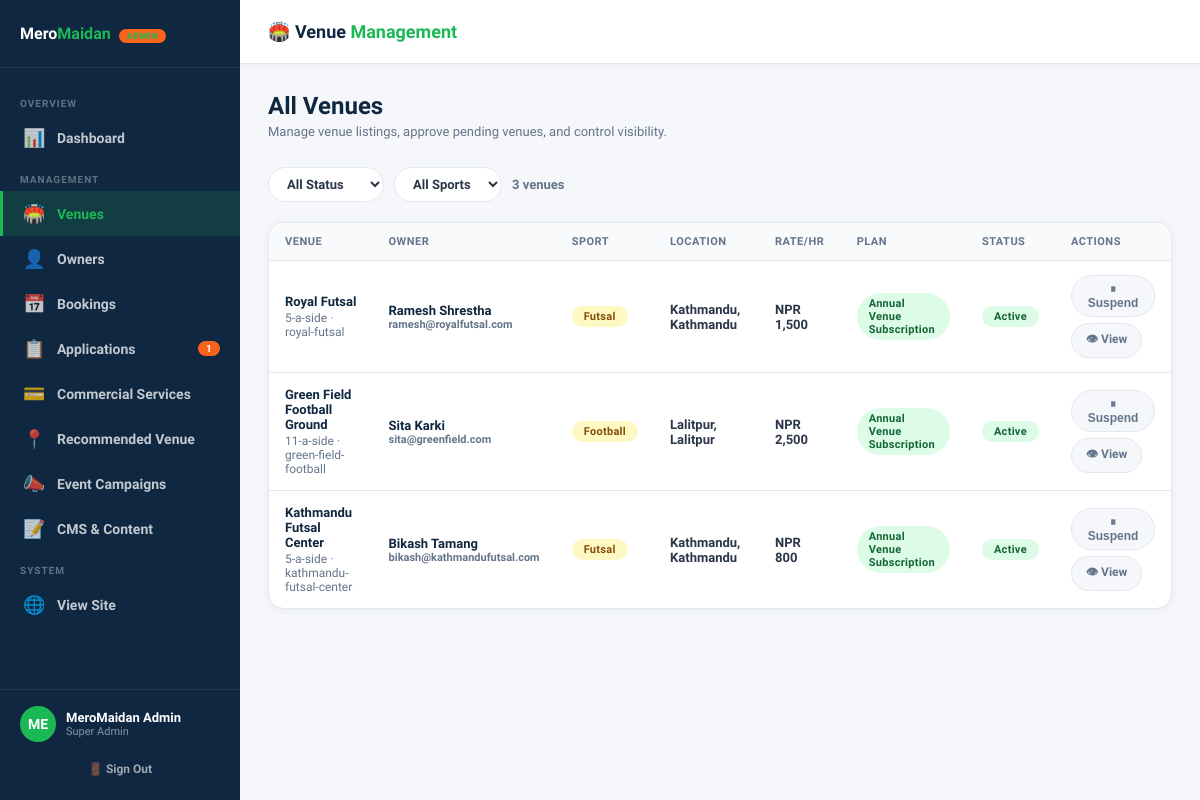
The app's page /superadmin/venues.php (signed in) with its own data.
### tables this page shows
CREATE TABLE `venues` (
  `id` int(11) NOT NULL AUTO_INCREMENT,
  `owner_id` int(11) DEFAULT NULL,
  `name` varchar(200) NOT NULL,
  `slug` varchar(200) NOT NULL,
  `sport_type` enum('Football','Futsal','Cricket','Cricsal','Multi-Sport') NOT NULL DEFAULT 'Futsal',
  `address` text NOT NULL,
  `city` varchar(100) NOT NULL DEFAULT 'Kathmandu',
  `district` varchar(100) NOT NULL DEFAULT 'Kathmandu',
  `lat` decimal(10,8) DEFAULT NULL,
  `lng` decimal(11,8) DEFAULT NULL,
  `description` text DEFAULT NULL,
  `amenities` longtext DEFAULT NULL CHECK (json_valid(`amenities`)),
  `images` longtext DEFAULT NULL CHECK (json_valid(`images`)),
  `cover_image` varchar(500) DEFAULT NULL,
  `open_time` time DEFAULT '06:00:00',
  `close_time` time DEFAULT '22:00:00',
  `price_per_hour` decimal(10,2) NOT NULL DEFAULT 1000.00,
  `capacity` varchar(50) DEFAULT '5-a-side',
  `status` enum('pending','active','suspended') DEFAULT 'pending',
  `created_at` timestamp NOT NULL DEFAULT current_timestamp(),
  PRIMARY KEY (`id`),
  UNIQUE KEY `slug` (`slug`),
  KEY `owner_id` (`owner_id`),
  CONSTRAINT `venues_ibfk_1` FOREIGN KEY (`owner_id`) REFERENCES `venue_owners` (`id`) ON DELETE SET NULL
);

CREATE TABLE `venue_owners` (
  `id` int(11) NOT NULL AUTO_INCREMENT,
  `name` varchar(200) NOT NULL,
  `email` varchar(200) NOT NULL,
  `phone` varchar(20) NOT NULL,
  `password_hash` varchar(255) NOT NULL,
  `business_name` varchar(200) DEFAULT NULL,
  `plan_id` int(11) DEFAULT 1,
  `status` enum('pending','active','suspended') DEFAULT 'pending',
  `created_at` timestamp NOT NULL DEFAULT current_timestamp(),
  `approved_at` timestamp NULL DEFAULT NULL,
  PRIMARY KEY (`id`),
  UNIQUE KEY `email` (`email`)
);

CREATE TABLE `subscription_plans` (
  `id` int(11) NOT NULL AUTO_INCREMENT,
  `name` varchar(100) NOT NULL,
  `slug` varchar(50) NOT NULL,
  `price_monthly` decimal(10,2) NOT NULL DEFAULT 0.00,
  `price_yearly` decimal(10,2) NOT NULL DEFAULT 0.00,
  `duration_months` int(11) NOT NULL DEFAULT 12,
  `included_venues` int(11) NOT NULL DEFAULT 1,
  `max_venues` int(11) NOT NULL DEFAULT 1,
  `max_bookings_per_month` int(11) NOT NULL DEFAULT 50,
  `features` longtext DEFAULT NULL CHECK (json_valid(`features`)),
  `is_active` tinyint(1) DEFAULT 1,
  `created_at` timestamp NOT NULL DEFAULT current_timestamp(),
  PRIMARY KEY (`id`),
  UNIQUE KEY `slug` (`slug`)
);

### superadmin/venues.php (the view, shortened to what this page needs)
<?php
$db = getDB();
$statusFilter = $_GET['status'] ?? 'all';
$sql = "SELECT v.*, vo.name as owner_name, vo.email as owner_email, vo.phone as owner_phone,
               sp.name as plan_name
        FROM venues v
        LEFT JOIN venue_owners vo ON v.owner_id=vo.id
        LEFT JOIN subscription_plans sp ON vo.plan_id=sp.id
        WHERE 1=1";
$params = [];
$sql .= " ORDER BY v.created_at DESC";
$stmt = $db->prepare($sql);
$stmt->execute($params);
$venues = $stmt->fetchAll();
$adminName = $_SESSION['superadmin_name'] ?? 'Admin';
$pendingCount = $db->query("SELECT COUNT(*) FROM venues WHERE status='pending'")->fetchColumn();
$appsCount    = $db->query("SELECT COUNT(*) FROM owner_applications WHERE status='new'")->fetchColumn();
?>
<!DOCTYPE html>
<html lang="en">
<head>
  <link rel="stylesheet" href="../assets/css/admin.css">
</head>
<body>
<div class="admin-layout">
  <aside class="admin-sidebar">
    <div class="sidebar-logo">
      <div><div class="sidebar-logo-text">Mero<span>Maidan</span> <span class="sidebar-badge">ADMIN</span></div></div>
    </div>
    <nav class="sidebar-nav">
      <div class="nav-section-label">Overview</div>
      <a href="index.php" class="nav-link"><span class="icon">📊</span> Dashboard</a>
      <div class="nav-section-label">Management</div>
      <a href="venues.php" class="nav-link active"><span class="icon">🏟️</span> Venues <?php if($pendingCount>0): ?><span class="badge orange"><?=$pendingCount?></span><?php endif;?></a>
      <a href="owners.php" class="nav-link"><span class="icon">👤</span> Owners</a>
      <a href="bookings.php" class="nav-link"><span class="icon">📅</span> Bookings</a>
      <a href="applications.php" class="nav-link"><span class="icon">📋</span> Applications <?php if($appsCount>0): ?><span class="badge orange"><?=$appsCount?></span><?php endif;?></a>
      <a href="plans.php" class="nav-link"><span class="icon">💳</span> Commercial Services</a>
      <a href="recommended-promotions.php" class="nav-link"><span class="icon">📍</span> Recommended Venue</a>
      <a href="event-promotions.php" class="nav-link"><span class="icon">📣</span> Event Campaigns</a>
      <a href="cms.php" class="nav-link"><span class="icon">📝</span> CMS & Content</a>
      <div class="nav-section-label">System</div>
      <a href="../index.php" class="nav-link" target="_blank"><span class="icon">🌐</span> View Site</a>
    </nav>
    <div class="sidebar-footer">
      <div class="admin-user-row">
        <div class="admin-avatar"><?=strtoupper(substr($adminName,0,2))?></div>
        <div class="admin-user-info"><div class="admin-user-name"><?=htmlspecialchars($adminName)?></div><div class="admin-user-role">Super Admin</div></div>
      </div>
      <a href="../auth/logout.php" class="btn-logout">🚪 Sign Out</a>
    </div>
  </aside>
  <main class="admin-main">
    <div class="admin-topbar">
      <div class="topbar-title">🏟️ Venue <span>Management</span></div>
    </div>
    <div class="admin-content">
      <div class="page-header">
        <h1>All Venues</h1>
        <p>Manage venue listings, approve pending venues, and control visibility.</p>
      </div>
      <div class="filter-bar">
        <form method="GET" style="display:flex;gap:10px;flex-wrap:wrap;">
          <select name="status" class="filter-select" onchange="this.form.submit()">
            <option value="all" <?=$statusFilter==='all'?'selected':''?>>All Status</option>
          </select>
          <select name="sport" class="filter-select" onchange="this.form.submit()">
            <option value="all">All Sports</option>
          </select>
          <span style="margin-left:auto;font-size:13px;color:#64748b;font-weight:600;align-self:center;"><?=count($venues)?> venues</span>
        </form>
      </div>
      <div class="data-card">
        <table class="data-table">
          <thead><tr>
            <th>Venue</th><th>Owner</th><th>Sport</th><th>Location</th><th>Rate/hr</th><th>Plan</th><th>Status</th><th>Actions</th>
          </tr></thead>
          <tbody>
          <?php foreach($venues as $v): ?>
          <tr>
            <td>
              <div class="venue-name-cell"><?=htmlspecialchars($v['name'])?></div>
              <div class="venue-location"><?=htmlspecialchars($v['capacity'])?> · <?=htmlspecialchars($v['slug'])?></div>
            </td>
            <td>
              <div class="owner-name"><?=htmlspecialchars($v['owner_name'] ?? 'N/A')?></div>
              <div class="owner-email"><?=htmlspecialchars($v['owner_email'] ?? '')?></div>
            </td>
            <td><span class="badge pending"><?=htmlspecialchars($v['sport_type'])?></span></td>
            <td><?=htmlspecialchars($v['city'])?>, <?=htmlspecialchars($v['district'])?></td>
            <td><strong>NPR <?=number_format($v['price_per_hour'])?></strong></td>
            <td><span class="badge active"><?=htmlspecialchars($v['plan_name']??'Annual Venue Subscription')?></span></td>
            <td><span class="badge <?=$v['status']?>"><?=ucfirst($v['status'])?></span></td>
            <td>
              <div style="display:flex;gap:6px;flex-wrap:wrap;">
                <?php if($v['status']==='pending'): ?>
                <form method="post" style="display:inline"><input type="hidden" name="csrf_token" value="<?=csrfToken()?>"><input type="hidden" name="id" value="<?=$v['id']?>"><button name="action" value="approve" class="btn btn-green btn-sm">✓ Approve</button></form>
                <form method="post" style="display:inline" onsubmit="return confirm('Reject this venue?')"><input type="hidden" name="csrf_token" value="<?=csrfToken()?>"><input type="hidden" name="id" value="<?=$v['id']?>"><button name="action" value="reject" class="btn btn-red btn-sm">✕</button></form>
                <?php elseif($v['status']==='active'): ?>
                <form method="post" style="display:inline" onsubmit="return confirm('Suspend this venue?')"><button name="action" value="suspend" class="btn btn-ghost btn-sm">⏸ Suspend</button></form>
                <?php else: ?>
                <form method="post" style="display:inline"><input type="hidden" name="csrf_token" value="<?=csrfToken()?>"><input type="hidden" name="id" value="<?=$v['id']?>"><button name="action" value="approve" class="btn btn-green btn-sm">▶ Activate</button></form>
                <?php endif; ?>
                <a href="../venue.php?slug=<?=urlencode($v['slug'])?>" target="_blank" class="btn btn-ghost btn-sm">👁 View</a>
              </div>
            </td>
          </tr>
          <?php endforeach; ?>
          </tbody>
        </table>
      </div>
    </div>
  </main>
</div>
</body>
</html>

### records on screen
venues: name "Royal Futsal", capacity "5-a-side", slug "royal-futsal", owner.name "Ramesh Shrestha", owner.email "ramesh@royalfutsal.com", sport_type "Futsal", city "Kathmandu", district "Kathmandu", price_per_hour "1,500", subscription_plans.name "Annual Venue Subscription", status "Active"
venues: name "Green Field Football Ground", capacity "11-a-side", slug "green-field-football", owner.name "Sita Karki", owner.email "sita@greenfield.com", sport_type "Football", city "Lalitpur", district "Lalitpur", price_per_hour "2,500", subscription_plans.name "Annual Venue Subscription", status "Active"
venues: name "Kathmandu Futsal Center", capacity "5-a-side", slug "kathmandu-futsal-center", owner.name "Bikash Tamang", owner.email "bikash@kathmandufutsal.com", sport_type "Futsal", city "Kathmandu", district "Kathmandu", price_per_hour "800", subscription_plans.name "Annual Venue Subscription", status "Active"

### other values on screen
$appsCount "1"
substr($adminName,0,2) "ME"
$adminName "MeroMaidan Admin"
count($venues) "3"
